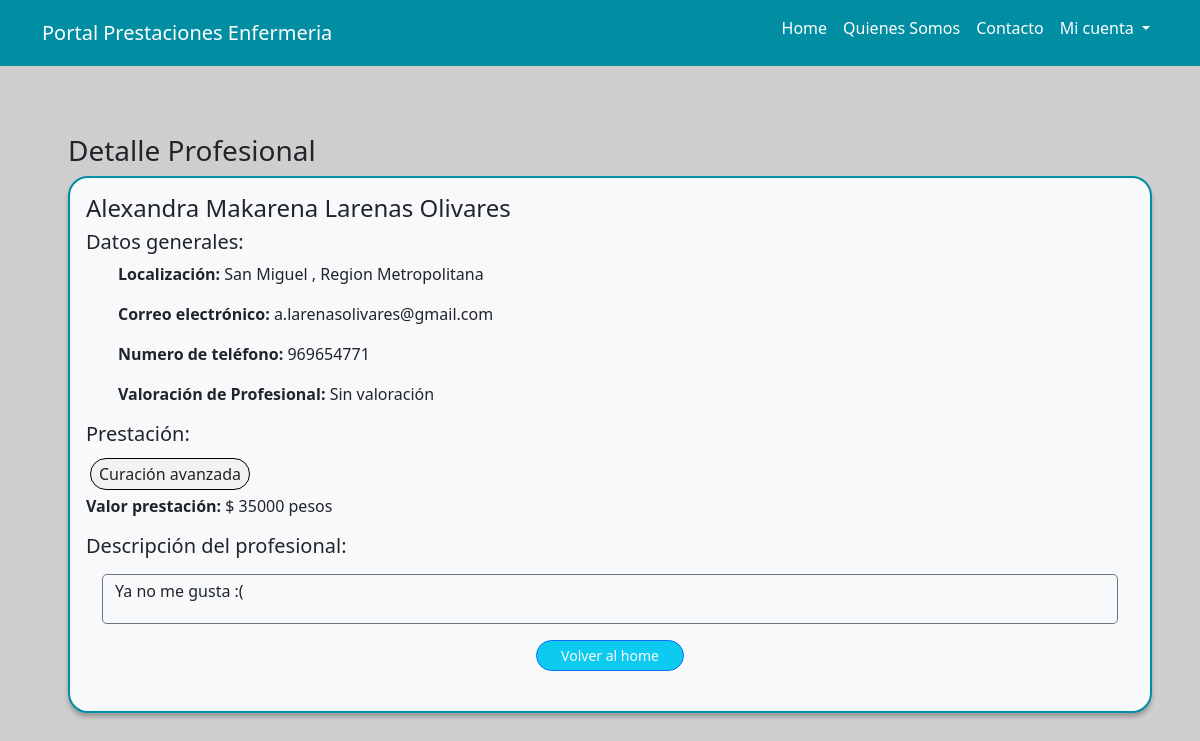
Page /17994489-8 on the committed database.
### core/models.py (models this page shows, shortened)
class Profesional(models.Model):
    user = models.OneToOneField(User, null=True, on_delete=models.CASCADE)
    rut_profesional = models.CharField(primary_key=True, max_length=10)
    primer_nombre = models.CharField(max_length=50, blank=True, null=True)
    segundo_nombre = models.CharField(max_length=50, blank=True, null=True)
    primer_apellido = models.CharField(max_length=50, blank=True, null=True)
    segundo_apellido = models.CharField(max_length=50, blank=True, null=True)
    region = models.ForeignKey('Region',blank=True, null=True, db_column='id_region', on_delete=models.CASCADE)
    comuna = models.ForeignKey('Comuna', blank=True, null=True, db_column='id_comuna', on_delete=models.CASCADE)
    prestacion = models.ForeignKey('Prestacion',blank=True, null=True, db_column='id_prestacion', on_delete=models.CASCADE)
    valor = models.DecimalField(max_digits=12, decimal_places=0, blank=True, null=True)
    correo_electronico = models.CharField(max_length=50, blank=True, null=True)
    numero_sis = models.DecimalField(max_digits=15, decimal_places=0, blank=True, null=True)
    telefono = models.DecimalField(max_digits=12, decimal_places=0, blank=True, null=True)
    descripcion = models.TextField(max_length=500, blank=True, null=True)

class Comuna(models.Model):
    region = models.ForeignKey('Region', db_column='id_region', on_delete=models.CASCADE)
    nombre = models.CharField(max_length=50, blank=True, null=True)
    def __str__(self):
         return f'{self.nombre}'

class Region(models.Model):
    nombre = models.CharField(max_length=50, blank=True, null=True)
    def __str__(self):
         return f'{self.nombre}'

class Prestacion(models.Model):
    comuna = models.ForeignKey(Comuna, models.DO_NOTHING, db_column='id_comuna')
    nombre = models.CharField(max_length=50, blank=True, null=True)
    def __str__(self):
         return f'{self.nombre}'

### core/views.py (the view)
# urls.py: path('<str:pk>', views.profesionalDetailsView, name='profesional-detalle'),
def profesionalDetailsView(request, pk):
    profesional = Profesional.objects.get(pk=pk)
    return render (request, "core/profesional_detalle.html", {'profesional': profesional})

### core/templates/core/profesional_detalle.html (shortened to what this page needs)
{% extends "core/base_generic.html" %}
{% load static %}
{% block content %}
    <body class ="body1">
	<nav class="navbar  navbar-expand-lg navbar-dark">
        <div class="container">
            <a class="navbar-brand" href="{% url 'home' %}">Portal Prestaciones Enfermeria</a>
            <div class="collapse navbar-collapse" id="navbarSupportedContent">
                <ul class="navbar-nav ms-auto mb-2 mb-lg-0">
                    <li class="nav-item">
                        <a class="nav-link active" aria-current="page" href="{% url 'home' %}">Home</a>
                    </li>
                    <li class="nav-item">
                        <a class="nav-link active" aria-current="page" href="">Quienes Somos</a>
                    </li>
                    <li class="nav-item">
                        <a class="nav-link active" aria-current="page" href="{% url 'contacto' %}">Contacto</a>
                    </li>
                    <li class="nav-item dropdown">
						<a class="nav-link active dropdown-toggle a1 " href="#" id="navbarDropdown" role="button" data-bs-toggle="dropdown" aria-expanded="false">
						  Mi cuenta
						</a>
					  </li>
                </ul>
            </div>
        </div>
    </nav>
	<div class="container-fluid center">
	  <section class="row col contenedor-main align-items-center home-section">
		<div class=" post-section p-5 ">
           <h3>Detalle Profesional</h3>
		  <div class="post p-3 bg-light text-dark bg-opacity-20">
			<h4>{{profesional.primer_nombre}} {{profesional.segundo_nombre}}  {{profesional.primer_apellido}}  {{profesional.segundo_apellido}}</h4>
            <h5>Datos generales:</h5>
			<ul><p> <strong>Localización:</strong> {{profesional.comuna}} , {{profesional.region}}</p></ul>
            <ul><p><strong>Correo electrónico:</strong> {{profesional.correo_electronico}}</p></ul>
            <ul><p><strong>Numero de teléfono:</strong> {{profesional.telefono}}</p></ul>
            <ul><p><strong>Valoración de Profesional:</strong> Sin valoración</p></ul>
			<div class="my-2">
                <h5 class="mb-3">Prestación:</h5>
			  <span class="prestaciones-pro p-1 px-2 mx-1">{{profesional.prestacion}}</span>
			</div>
            <p><strong>Valor prestación:</strong> $ {{profesional.valor}} pesos </p>
			<div>
              <div>
                <h5 class="mb-3">Descripción del profesional:</h5>
                <div  class="border border-secondary m-3 rounded-3">
                    <p class="p-1 px-2 mx-1">{{profesional.descripcion}}</p>
                </div>
			</div>
			<div class="text-center">
                <a href="{% url 'home' %}">
                    <button type="button" class="btn btn-info btn-outline-primary btn-sm rounded-pill text-light px-4">Volver al home</button>
                  </a>
			  </div>
		  </div>
          <br>
		</div>
	  </section>
	</body>
{% endblock %}

### core/static/core/css/style.css (style rules this page uses)
body { background: linear-gradient(107.85deg, #3FBF80 0%, #567C90 52.31%, #7032A2 100.43%); mix-blend-mode: normal; background-attachment: fixed; }
html { height: 100%; }
body { font-family: 'Varela', sans-serif; font-size: 14px; line-height: 1.5; color: #333; min-height: 100%; position: relative; width:100%; height:100%; }
a { color: #e1e1e1; }
.navbar { background: #018EA2; }
.body1 { background: #CECECE; }
.home-section { padding-top: 20px; padding-left: 20px; }
li { list-style: none; padding-bottom: 10px; text-align: start; }
.a1 { text-decoration: none; }
.post { background: #D9D9D9; border: 2px solid #018EA2; box-shadow: 0px 4px 4px rgba(0, 0, 0, 0.25); border-radius: 20px; align-items: right; }
.post-section { padding-left: 30px; }
.prestaciones-pro { background: #F2F2F2; border: 1px solid #000000; border-radius: 20px; }

### rows in the picture
Profesional: primer_nombre "Alexandra", segundo_nombre "Makarena", primer_apellido "Larenas", segundo_apellido "Olivares", comuna "San Miguel", region "Region Metropolitana", correo_electronico "a.larenasolivares@gmail.com", telefono "969654771", prestacion "Curación avanzada", valor "35000", descripcion "Ya no me gusta :("
